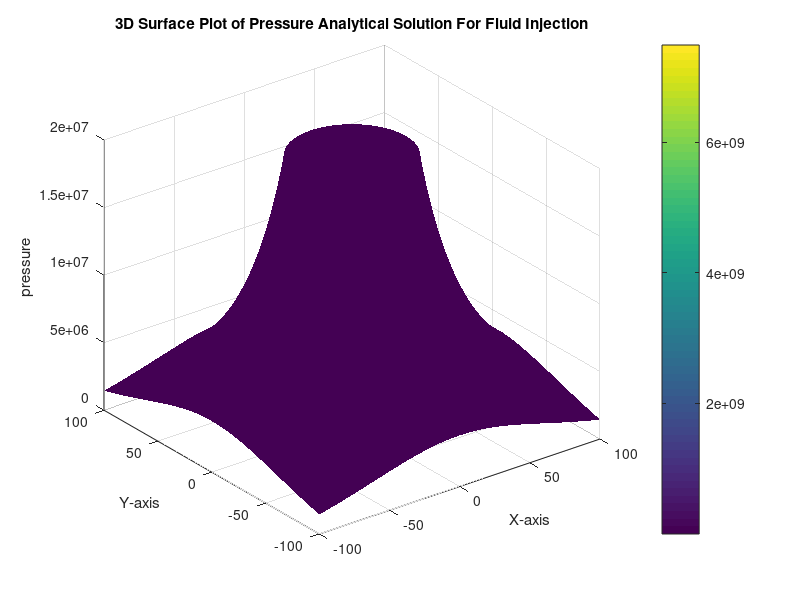

MATLAB code to generate this figure:
clear all; close all; clc;
%injection pressure
q = 10; %kg/s
rho_o = 10^3; %kg/m^3
c = 6.8e-2; %m^2/s
mu = 20e9; %Pa
nu = 0.25; %-
nu_u = 0.3; %-
k = 3e-16; %m^2
eta = 0.4e-3; %Pa s
%
lambda = 2 * mu * nu / ( 1 - 2 * nu );
lambda_u = 2 * mu * nu_u / ( 1 - 2 * nu_u );
%
x_min = -10^2;
x_max = 10^2;
y_min = -10^2;
y_max = 10^2;
n_points = 1000;
% Define the range for x and y
x = linspace(x_min, x_max, n_points);
y = linspace(y_min, y_max, n_points);

% Create the grid
[X, Y] = meshgrid(x, y);

% injection location
x_inject = 0;
y_inject = 0;

R = sqrt((X-x_inject).^2+(Y-y_inject).^2);

% pressure
% time
t = 1*24*60*60;

xi = R ./ sqrt(c .* t);

p = q .* eta ./ ( 4 .* pi .* rho_o .* R .* k ) .* erfc( 0.5 .* xi );

%surf
surf(X,Y,p); hold on;
shading interp;
xlabel('X-axis');
ylabel('Y-axis');
zlabel('pressure');
zlim([0,20e6]);
title('3D Surface Plot of Pressure Analytical Solution For Fluid Injection');
colorbar;
